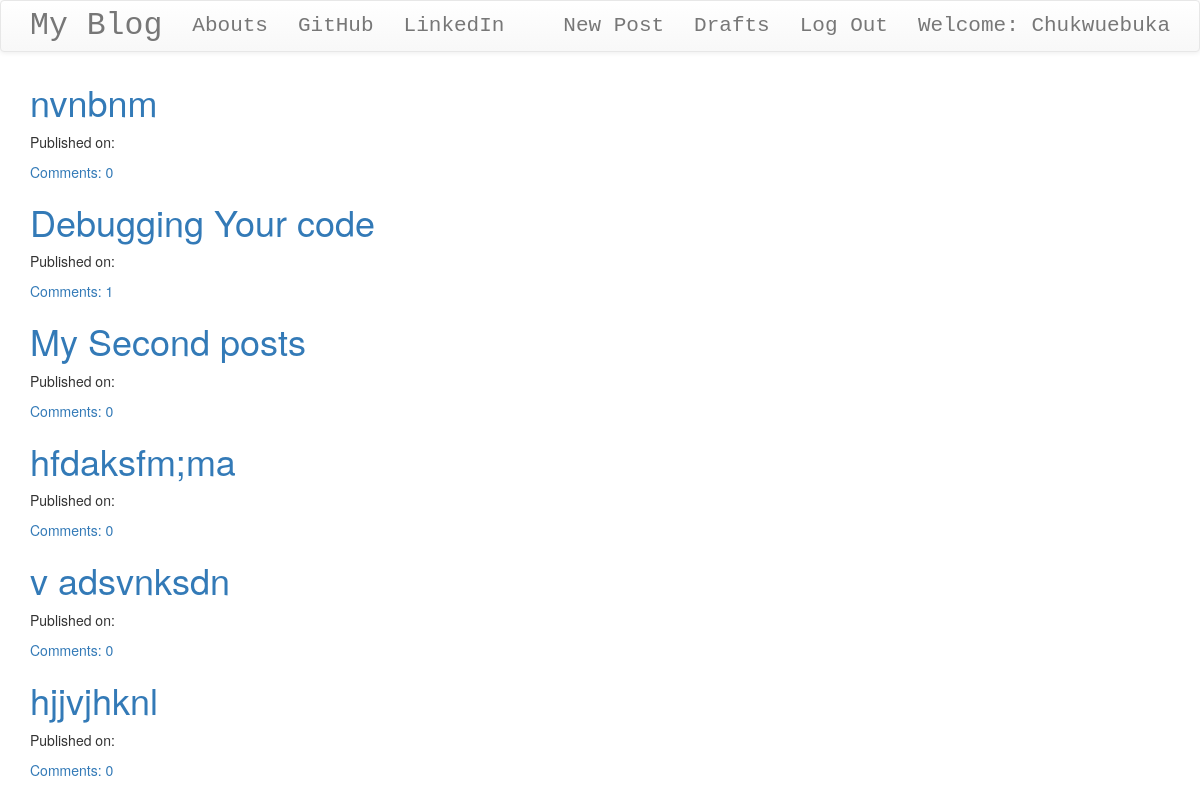
The app's page / (signed in) with its own data.
### blog/models.py (models this page shows, shortened)
class Post(models.Model):
    author = models.ForeignKey('auth.User', on_delete=models.CASCADE) # Directly linking to the authorization user
    title = models.CharField(max_length=200)
    text = models.TextField()
    create_date = models.DateTimeField(default=timezone.now())
    published_date = models.DateTimeField(blank=True, null=True)
    def publish(self):
        self.published_date = timezone.now()
        self.save()
    def approve_comments(self):
        return self.comments.filter(approved_comments=True)

### blog/views.py (the view)
# urls.py: path('', views.PostListView.as_view(), name='post_list'),
class PostListView(ListView):
    model = Post
    def get_queryset(self):
        return Post.objects.filter(published_date__lte=timezone.now()).order_by('-published_date')

### blog/templates/blog/post_list.html
<!DOCTYPE html>
{% extends 'blog/base.html' %}
{% block content %}
    <div class="centerstage">
        {% for post in post_list %}
            <div class="post">
                <h1><a href="{% url 'post_detail' pk=post.pk %}">{{ post.title }}</a></h1>
            </div>
            <div class="date">
                <p>Published on: {{ post.publish|date:"D M Y"}}</p>
            </div>
            <a href="{% url 'post_detail' pk=post.pk %}">Comments: {{ post.approve_comments.count }}</a>
        {% endfor %}
    </div>
{% endblock %}

### blog/templates/blog/base.html (shortened to what this page needs)
<!DOCTYPE html>
{% load static %}
<html lang="en">
<head>
    <link rel="stylesheet" href="https://maxcdn.bootstrapcdn.com/bootstrap/3.3.7/css/bootstrap.min.css">
    <link rel="stylesheet" href="https://maxcdn.bootstrapcdn.com/bootstrap/3.3.7/css/bootstrap-theme.min.css">
    <link rel="stylesheet" href="//cdn.jsdelivr.net/npm/medium-editor@latest/dist/css/medium-editor.min.css" type="text/css" media="screen" charset="utf-8">
    <link rel="stylesheet" href="{% static "css/blog.css" %}">
</head>
<body class="loader">
    <nav class="navbar navbar-default techfont custom-navbar">
        <div class="container">
            <ul class="nav navbar-nav">
                <li><a href="{% url 'post_list' %}" class="navbar-brand bigbrand">My Blog</a></li>
                <li><a href="{% url 'about' %}">Abouts</a></li>
                <li><a href="https://www.github.com/Chukwuebuka2" target="_blank">GitHub</a></li>
                <li><a href="https://www.linkedin.com/in/chukwuebuka-nwokporo-018a98175" target="_blank">LinkedIn</a></li>
            </ul>
            <ul class="nav navbar-nav navbar-right">
                {% if user.is_authenticated %}
                    <li>
                        <a href="{% url 'post_new' %}">New Post</a>
                    </li>
                    <li>
                        <a href="{% url 'post_draft_list' %}">Drafts</a>
                    </li>
                    <li>
                        <a href="{% url 'logout' %}">Log Out</a>
                    </li>
                    <li>
                        <a>Welcome: {{ user.username }}</a>
                    </li>
                {% else %}
                    <li><a class="nav navbar-right" href="{% url 'login' %}"><span class="glyphicon glyphicon-user"></span></a></li>
                {% endif %}
            </ul>
        </div>
    </nav>
    <div class="content container">
        <div class="row">
            <div class="col-md-8">
                <div class="blog_posts">
                    {% block content %}
                    {% endblock %}
                </div>
            </div>
        </div>
    </div>
</body>
</html>

### blog/static/css/blog.css (style rules this page uses)
.techfont { font-family: 'Courier New', Courier, monospace; font-size: 1.5em; margin-bottom: 10px; }
.bigbrand { font-size: 1.5em; }
.centerstage { margin-left: auto; margin-right: auto; }
.loader { filter: hue-rotate(0deg); color: linear-gradient(45deg, #0f8, #08f); animation: 10000ms infinite linear; }

### records on screen
Post: title "nvnbnm", approve_comments.count "0"
Post: title "Debugging Your code", approve_comments.count "1"
Post: title "My Second posts", approve_comments.count "0"
Post: title "hfdaksfm;ma", approve_comments.count "0"
Post: title "v adsvnksdn", approve_comments.count "0"
Post: title "hjjvjhknl", approve_comments.count "0"

### other values on screen
{{ user.username }} "Chukwuebuka"
